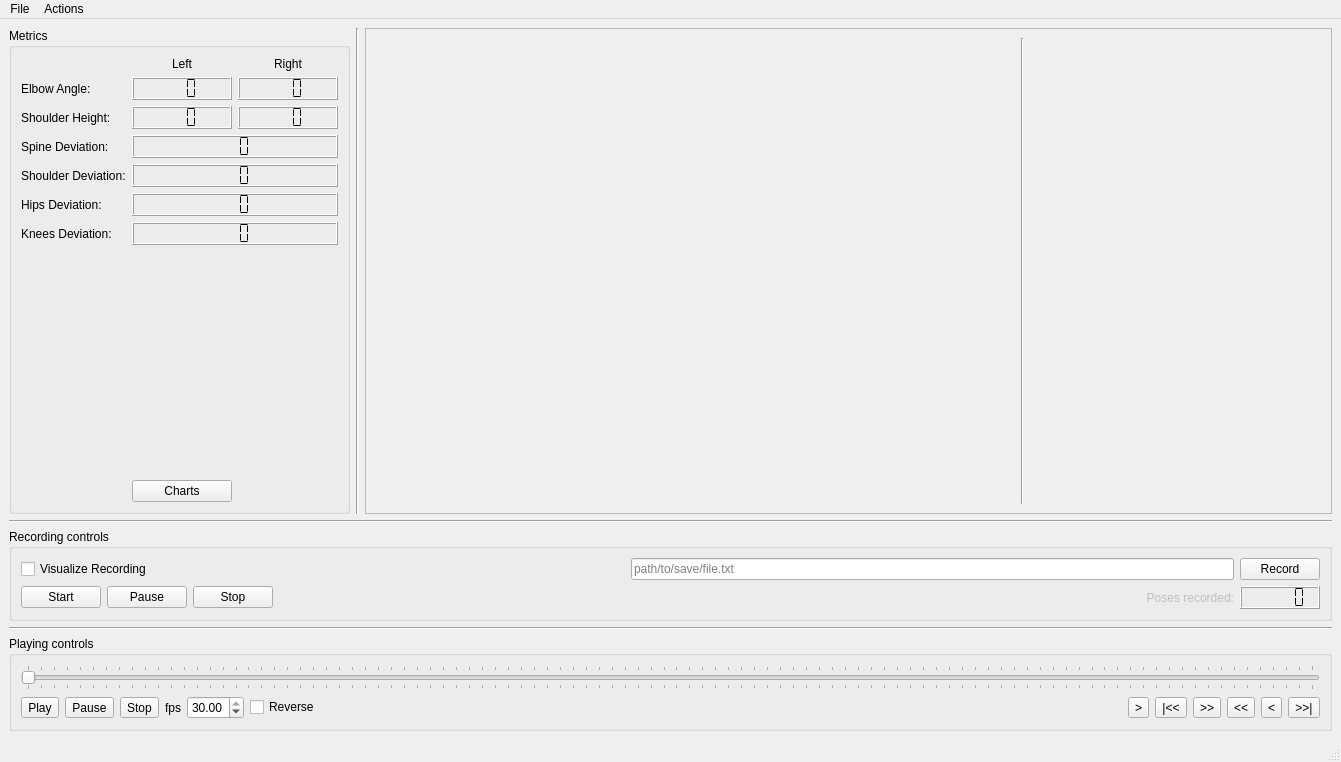
<?xml version="1.0" encoding="UTF-8"?>
<ui version="4.0">
 <class>guiDlg</class>
 <widget class="QMainWindow" name="guiDlg">
  <property name="geometry">
   <rect>
    <x>0</x>
    <y>0</y>
    <width>1341</width>
    <height>762</height>
   </rect>
  </property>
  <property name="windowTitle">
   <string>MainWindow</string>
  </property>
  <widget class="QWidget" name="centralwidget">
   <layout class="QVBoxLayout" name="verticalLayout_2">
    <item>
     <layout class="QHBoxLayout" name="horizontalLayout_2" stretch="2,0,8">
      <item>
       <widget class="QGroupBox" name="groupBox">
        <property name="title">
         <string>Metrics</string>
        </property>
        <layout class="QGridLayout" name="gridLayout">
         <item row="0" column="1">
          <widget class="QLabel" name="label">
           <property name="text">
            <string>Left</string>
           </property>
           <property name="alignment">
            <set>Qt::AlignCenter</set>
           </property>
          </widget>
         </item>
         <item row="7" column="1">
          <spacer name="verticalSpacer_2">
           <property name="orientation">
            <enum>Qt::Vertical</enum>
           </property>
           <property name="sizeHint" stdset="0">
            <size>
             <width>20</width>
             <height>40</height>
            </size>
           </property>
          </spacer>
         </item>
         <item row="1" column="0">
          <widget class="QLabel" name="metric1_label">
           <property name="text">
            <string>Elbow Angle:</string>
           </property>
          </widget>
         </item>
         <item row="2" column="2">
          <widget class="QLCDNumber" name="height2_lcd">
           <property name="minimumSize">
            <size>
             <width>100</width>
             <height>0</height>
            </size>
           </property>
           <property name="maximumSize">
            <size>
             <width>100</width>
             <height>16777215</height>
            </size>
           </property>
           <property name="smallDecimalPoint">
            <bool>false</bool>
           </property>
           <property name="digitCount">
            <number>3</number>
           </property>
           <property name="segmentStyle">
            <enum>QLCDNumber::Flat</enum>
           </property>
          </widget>
         </item>
         <item row="2" column="0">
          <widget class="QLabel" name="metric2_label">
           <property name="text">
            <string>Shoulder Height:</string>
           </property>
          </widget>
         </item>
         <item row="0" column="2">
          <widget class="QLabel" name="label_2">
           <property name="text">
            <string>Right</string>
           </property>
           <property name="alignment">
            <set>Qt::AlignCenter</set>
           </property>
          </widget>
         </item>
         <item row="2" column="1">
          <widget class="QLCDNumber" name="height1_lcd">
           <property name="minimumSize">
            <size>
             <width>100</width>
             <height>0</height>
            </size>
           </property>
           <property name="maximumSize">
            <size>
             <width>100</width>
             <height>16777215</height>
            </size>
           </property>
           <property name="smallDecimalPoint">
            <bool>false</bool>
           </property>
           <property name="digitCount">
            <number>3</number>
           </property>
           <property name="mode">
            <enum>QLCDNumber::Dec</enum>
           </property>
           <property name="segmentStyle">
            <enum>QLCDNumber::Flat</enum>
           </property>
          </widget>
         </item>
         <item row="1" column="2">
          <widget class="QLCDNumber" name="angle2_lcd">
           <property name="smallDecimalPoint">
            <bool>false</bool>
           </property>
           <property name="digitCount">
            <number>3</number>
           </property>
           <property name="segmentStyle">
            <enum>QLCDNumber::Flat</enum>
           </property>
          </widget>
         </item>
         <item row="8" column="1">
          <widget class="QPushButton" name="chart_pb">
           <property name="text">
            <string>Charts</string>
           </property>
          </widget>
         </item>
         <item row="5" column="0">
          <widget class="QLabel" name="label_6">
           <property name="text">
            <string>Hips Deviation:</string>
           </property>
          </widget>
         </item>
         <item row="6" column="1" colspan="2">
          <widget class="QLCDNumber" name="kneesdev_lcd">
           <property name="digitCount">
            <number>3</number>
           </property>
           <property name="segmentStyle">
            <enum>QLCDNumber::Flat</enum>
           </property>
          </widget>
         </item>
         <item row="1" column="1">
          <widget class="QLCDNumber" name="angle1_lcd">
           <property name="minimumSize">
            <size>
             <width>100</width>
             <height>0</height>
            </size>
           </property>
           <property name="maximumSize">
            <size>
             <width>100</width>
             <height>16777215</height>
            </size>
           </property>
           <property name="smallDecimalPoint">
            <bool>false</bool>
           </property>
           <property name="digitCount">
            <number>3</number>
           </property>
           <property name="segmentStyle">
            <enum>QLCDNumber::Flat</enum>
           </property>
          </widget>
         </item>
         <item row="4" column="0">
          <widget class="QLabel" name="label_5">
           <property name="text">
            <string>Shoulder Deviation:</string>
           </property>
          </widget>
         </item>
         <item row="4" column="1" colspan="2">
          <widget class="QLCDNumber" name="shoulderdev_lcd">
           <property name="digitCount">
            <number>3</number>
           </property>
           <property name="segmentStyle">
            <enum>QLCDNumber::Flat</enum>
           </property>
          </widget>
         </item>
         <item row="6" column="0">
          <widget class="QLabel" name="label_7">
           <property name="text">
            <string>Knees Deviation:</string>
           </property>
          </widget>
         </item>
         <item row="3" column="0">
          <widget class="QLabel" name="metric3_label">
           <property name="text">
            <string>Spine Deviation:</string>
           </property>
          </widget>
         </item>
         <item row="3" column="1" colspan="2">
          <widget class="QLCDNumber" name="spinedev_lcd">
           <property name="digitCount">
            <number>3</number>
           </property>
           <property name="segmentStyle">
            <enum>QLCDNumber::Flat</enum>
           </property>
          </widget>
         </item>
         <item row="5" column="1" colspan="2">
          <widget class="QLCDNumber" name="hipsdev_lcd">
           <property name="digitCount">
            <number>3</number>
           </property>
           <property name="segmentStyle">
            <enum>QLCDNumber::Flat</enum>
           </property>
          </widget>
         </item>
        </layout>
       </widget>
      </item>
      <item>
       <widget class="Line" name="line">
        <property name="orientation">
         <enum>Qt::Vertical</enum>
        </property>
       </widget>
      </item>
      <item>
       <widget class="QFrame" name="osgFrame">
        <property name="minimumSize">
         <size>
          <width>320</width>
          <height>240</height>
         </size>
        </property>
        <property name="frameShape">
         <enum>QFrame::StyledPanel</enum>
        </property>
        <property name="frameShadow">
         <enum>QFrame::Raised</enum>
        </property>
        <layout class="QHBoxLayout" name="horizontalLayout_4" stretch="1,0,1">
         <item>
          <widget class="QLabel" name="video_lb">
           <property name="sizePolicy">
            <sizepolicy hsizetype="Fixed" vsizetype="Fixed">
             <horstretch>0</horstretch>
             <verstretch>0</verstretch>
            </sizepolicy>
           </property>
           <property name="minimumSize">
            <size>
             <width>640</width>
             <height>480</height>
            </size>
           </property>
           <property name="maximumSize">
            <size>
             <width>640</width>
             <height>480</height>
            </size>
           </property>
           <property name="text">
            <string/>
           </property>
           <property name="scaledContents">
            <bool>false</bool>
           </property>
          </widget>
         </item>
         <item>
          <widget class="Line" name="line_2">
           <property name="orientation">
            <enum>Qt::Vertical</enum>
           </property>
          </widget>
         </item>
         <item>
          <layout class="QVBoxLayout" name="osgLayout"/>
         </item>
        </layout>
       </widget>
      </item>
     </layout>
    </item>
    <item>
     <widget class="Line" name="line_4">
      <property name="orientation">
       <enum>Qt::Horizontal</enum>
      </property>
     </widget>
    </item>
    <item>
     <widget class="QGroupBox" name="record_gBox">
      <property name="title">
       <string>Recording controls</string>
      </property>
      <layout class="QHBoxLayout" name="horizontalLayout_5">
       <item>
        <layout class="QGridLayout" name="gridLayout_3">
         <item row="1" column="2">
          <widget class="QLabel" name="label_8">
           <property name="enabled">
            <bool>false</bool>
           </property>
           <property name="text">
            <string>Poses recorded:</string>
           </property>
           <property name="alignment">
            <set>Qt::AlignRight|Qt::AlignTrailing|Qt::AlignVCenter</set>
           </property>
          </widget>
         </item>
         <item row="0" column="3">
          <widget class="QPushButton" name="record_btn">
           <property name="text">
            <string>Record</string>
           </property>
          </widget>
         </item>
         <item row="1" column="3">
          <widget class="QLCDNumber" name="framesRecorded_lcd">
           <property name="segmentStyle">
            <enum>QLCDNumber::Flat</enum>
           </property>
          </widget>
         </item>
         <item row="0" column="2">
          <widget class="QLineEdit" name="filePath_lnedit">
           <property name="placeholderText">
            <string>path/to/save/file.txt</string>
           </property>
          </widget>
         </item>
         <item row="0" column="0">
          <widget class="QCheckBox" name="visualizeRecording_chck">
           <property name="text">
            <string>Visualize Recording</string>
           </property>
          </widget>
         </item>
         <item row="1" column="0">
          <layout class="QHBoxLayout" name="horizontalLayout_3">
           <item>
            <widget class="QPushButton" name="startRec_btn">
             <property name="text">
              <string>Start</string>
             </property>
            </widget>
           </item>
           <item>
            <widget class="QPushButton" name="pauseRec_btn">
             <property name="text">
              <string>Pause</string>
             </property>
            </widget>
           </item>
           <item>
            <widget class="QPushButton" name="stopRec_btn">
             <property name="text">
              <string>Stop</string>
             </property>
            </widget>
           </item>
           <item>
            <spacer name="horizontalSpacer_2">
             <property name="orientation">
              <enum>Qt::Horizontal</enum>
             </property>
             <property name="sizeHint" stdset="0">
              <size>
               <width>40</width>
               <height>20</height>
              </size>
             </property>
            </spacer>
           </item>
          </layout>
         </item>
        </layout>
       </item>
      </layout>
     </widget>
    </item>
    <item>
     <widget class="Line" name="line_3">
      <property name="orientation">
       <enum>Qt::Horizontal</enum>
      </property>
     </widget>
    </item>
    <item>
     <widget class="QGroupBox" name="playback_gBox">
      <property name="title">
       <string>Playing controls</string>
      </property>
      <layout class="QVBoxLayout" name="verticalLayout">
       <item>
        <widget class="QSlider" name="frames_slider">
         <property name="orientation">
          <enum>Qt::Horizontal</enum>
         </property>
         <property name="tickPosition">
          <enum>QSlider::TicksBothSides</enum>
         </property>
        </widget>
       </item>
       <item>
        <layout class="QHBoxLayout" name="horizontalLayout">
         <item>
          <widget class="QToolButton" name="play_btn">
           <property name="text">
            <string>Play</string>
           </property>
          </widget>
         </item>
         <item>
          <widget class="QToolButton" name="pause_btn">
           <property name="text">
            <string>Pause</string>
           </property>
          </widget>
         </item>
         <item>
          <widget class="QToolButton" name="stop_btn">
           <property name="text">
            <string>Stop</string>
           </property>
          </widget>
         </item>
         <item>
          <widget class="QLabel" name="label_4">
           <property name="text">
            <string>fps</string>
           </property>
          </widget>
         </item>
         <item>
          <widget class="QDoubleSpinBox" name="fps_spnbox">
           <property name="minimum">
            <double>1.000000000000000</double>
           </property>
           <property name="maximum">
            <double>30.000000000000000</double>
           </property>
           <property name="value">
            <double>30.000000000000000</double>
           </property>
          </widget>
         </item>
         <item>
          <widget class="QCheckBox" name="reverse_chck">
           <property name="text">
            <string>Reverse</string>
           </property>
          </widget>
         </item>
         <item>
          <spacer name="horizontalSpacer">
           <property name="orientation">
            <enum>Qt::Horizontal</enum>
           </property>
           <property name="sizeHint" stdset="0">
            <size>
             <width>40</width>
             <height>20</height>
            </size>
           </property>
          </spacer>
         </item>
         <item>
          <widget class="QToolButton" name="fwd1_btn">
           <property name="text">
            <string>&gt;</string>
           </property>
          </widget>
         </item>
         <item>
          <widget class="QToolButton" name="start_btn">
           <property name="text">
            <string>|&lt;&lt;</string>
           </property>
          </widget>
         </item>
         <item>
          <widget class="QToolButton" name="fwd5_btn">
           <property name="text">
            <string>&gt;&gt;</string>
           </property>
          </widget>
         </item>
         <item>
          <widget class="QToolButton" name="bwd5_btn">
           <property name="text">
            <string>&lt;&lt;</string>
           </property>
          </widget>
         </item>
         <item>
          <widget class="QToolButton" name="bwd1_btn">
           <property name="text">
            <string>&lt;</string>
           </property>
          </widget>
         </item>
         <item>
          <widget class="QToolButton" name="end_btn">
           <property name="text">
            <string>&gt;&gt;|</string>
           </property>
          </widget>
         </item>
        </layout>
       </item>
      </layout>
     </widget>
    </item>
   </layout>
  </widget>
  <widget class="QMenuBar" name="menubar">
   <property name="geometry">
    <rect>
     <x>0</x>
     <y>0</y>
     <width>1341</width>
     <height>29</height>
    </rect>
   </property>
   <widget class="QMenu" name="menuFile">
    <property name="title">
     <string>File</string>
    </property>
    <addaction name="loadFile_action"/>
    <addaction name="quit_action"/>
   </widget>
   <widget class="QMenu" name="menuActions">
    <property name="title">
     <string>Actions</string>
    </property>
    <addaction name="play_action"/>
    <addaction name="pause_action"/>
    <addaction name="stop_action"/>
    <addaction name="separator"/>
    <addaction name="startPos_action"/>
    <addaction name="fwd1_action"/>
    <addaction name="fwd5_action"/>
    <addaction name="bwd1_action"/>
    <addaction name="bwd5_action"/>
    <addaction name="endPos_action"/>
   </widget>
   <addaction name="menuFile"/>
   <addaction name="menuActions"/>
  </widget>
  <widget class="QStatusBar" name="status"/>
  <action name="loadFile_action">
   <property name="text">
    <string>Load file</string>
   </property>
  </action>
  <action name="quit_action">
   <property name="text">
    <string>Quit</string>
   </property>
  </action>
  <action name="play_action">
   <property name="text">
    <string>Play</string>
   </property>
  </action>
  <action name="pause_action">
   <property name="text">
    <string>Pause</string>
   </property>
  </action>
  <action name="stop_action">
   <property name="text">
    <string>Stop</string>
   </property>
  </action>
  <action name="startPos_action">
   <property name="text">
    <string>Start</string>
   </property>
  </action>
  <action name="fwd1_action">
   <property name="text">
    <string>Forward +1</string>
   </property>
  </action>
  <action name="fwd5_action">
   <property name="text">
    <string>Forward +5</string>
   </property>
  </action>
  <action name="bwd1_action">
   <property name="text">
    <string>Backward +1</string>
   </property>
  </action>
  <action name="bwd5_action">
   <property name="text">
    <string>Backward +5</string>
   </property>
  </action>
  <action name="endPos_action">
   <property name="text">
    <string>End</string>
   </property>
  </action>
 </widget>
 <resources/>
 <connections/>
</ui>
